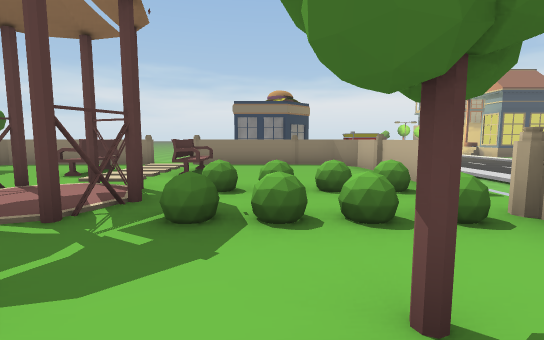
View 1 (above)

12 first-person views from a walk through a 3-D level made in the Unity game engine. The camera is 1.5 m above the floor, tilts 6° down and sees 85° across. The floor is counted in squares, 2 m on a side. Each view is taken from the middle of a square. On the plan, view 1 faces up. The plan holds only what a view shows up to about 10 squares ahead; the rest is blank. The place goes on beyond the plan. The player character is not drawn. Some surface patterns are stand-ins.

View 2
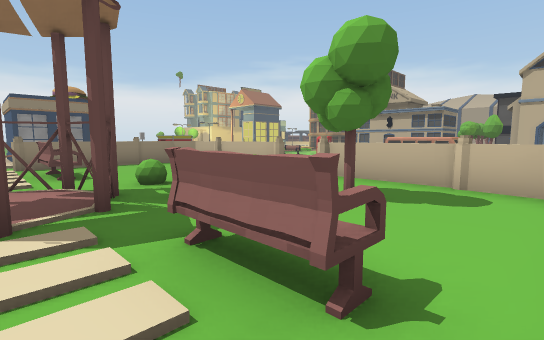

View 3
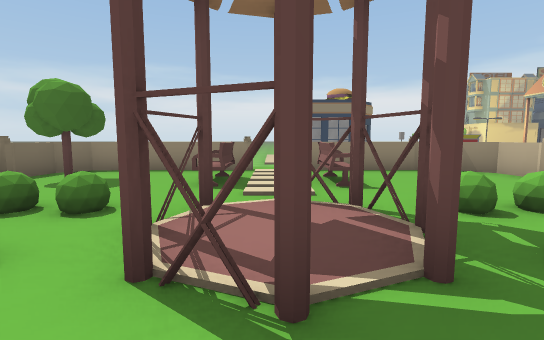

View 4
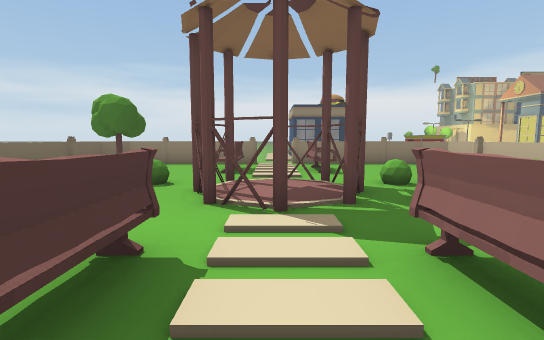

View 5
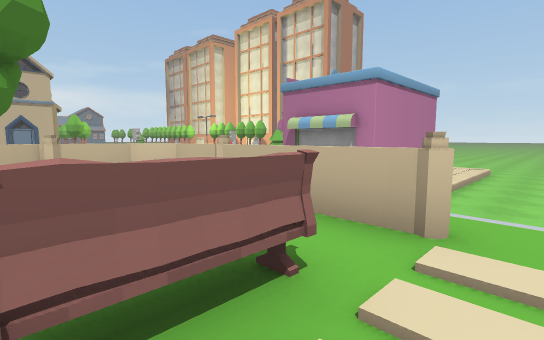

View 6
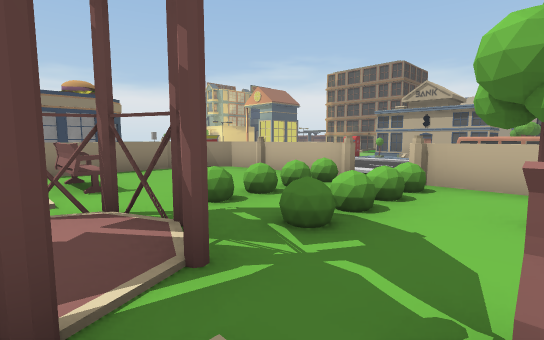

View 7
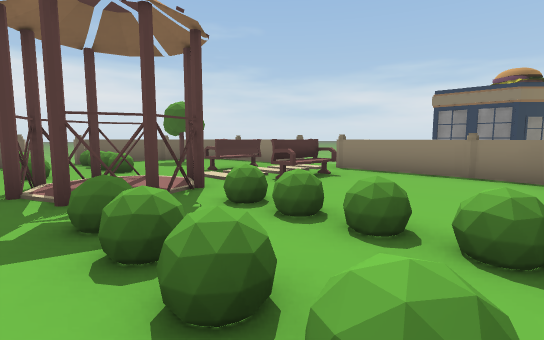

View 8
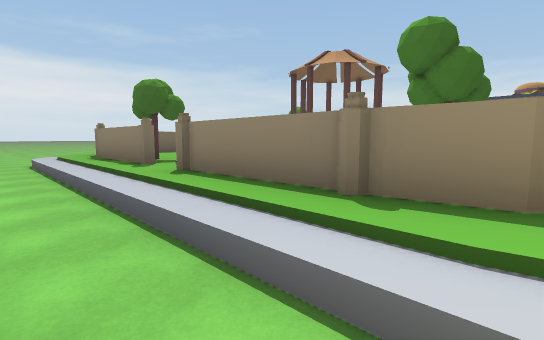

View 9
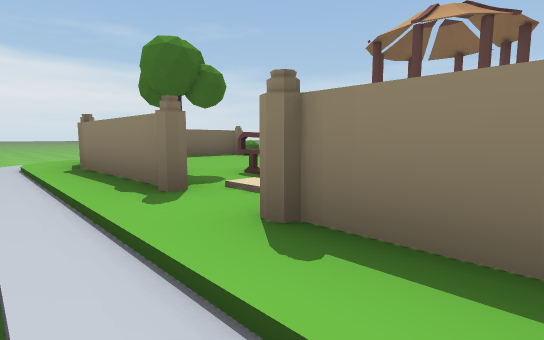

View 10
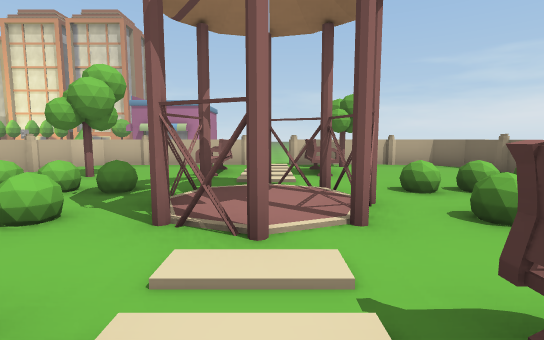

View 11
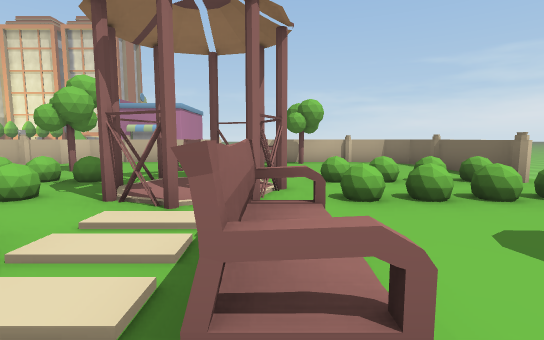

View 12
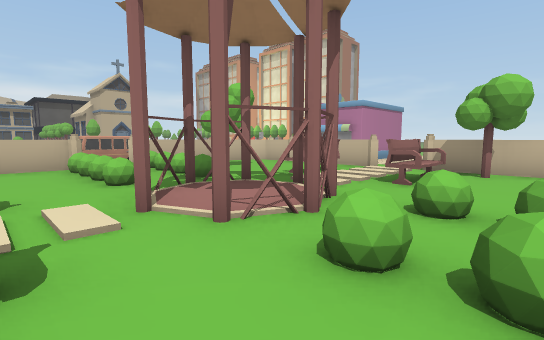

### Floor plan
Key: @ floor where view 1 was taken; # wall or solid block; . main floor; - floor 0.25 m lower than the main floor; _ floor 0.5 m lower than the main floor; / step, stairs or slope; = window, fence, low wall or low ledge; ^ raised ledge; T thing the floor can be seen under or through; O other object.
Columns run from 9 left of view 1 to 7 right of it. Each row starts with its distance up from view 1.
 12             O
 11             O
 10
  9  #====.#==##   /
  8  =.........=  _/
  7  ##..^.^...## _/
  6  =...^.^....= _/
  5  =....##....=_
  4  #===T T===##_
  3  #===TTT====#   O
  2  #   TT.....=   O
  1  #...^.^..#.=   O
  0  #.. ^.^.@.##
 -1  ##.#......=
 -2 /=###=.#==##
 -3 _///////////
 -4  _______////
 -5       __-####
 -6       __-#
 -7       __-#
 -8       __-#
 -9       __-
-10        _/
-11        __

Positions as (right, up) in squares from view 1, and headings:
1: (0, 0), facing up
2: (-3, -1), facing up-right
3: (-3, 1), facing up
4: (-3, -1), facing up
5: (-3, 1), facing down-right
6: (-3, 1), facing up-right
7: (2, 2), facing up-left
8: (2, -4), facing up-left
9: (-1, -3), facing up-left
10: (-3, 7), facing down
11: (-4, 8), facing down
12: (-6, 6), facing down-right
